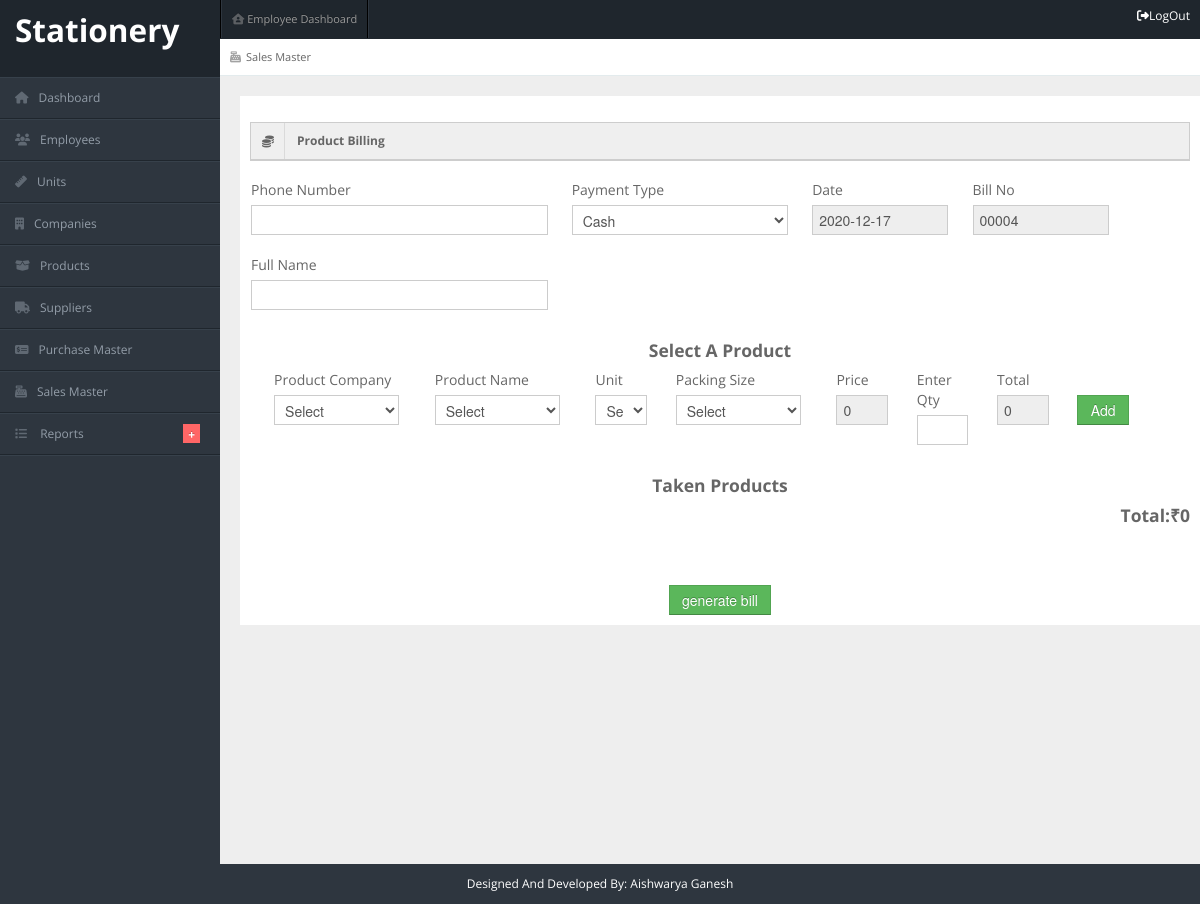
/Stationery_IMS/admin/sales_master.php, run on an earlier commit of the app's database.
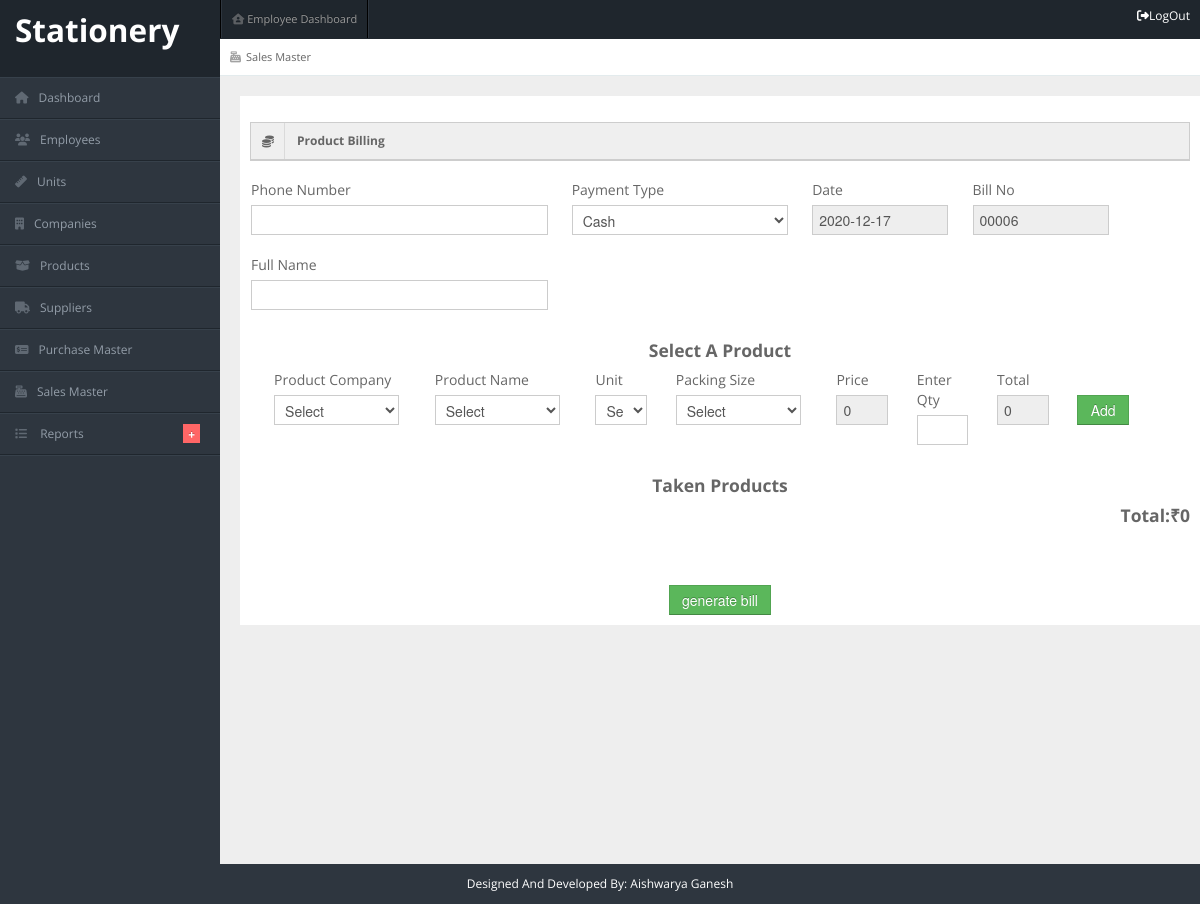
And on a later commit of the database.
### tables this page shows
CREATE TABLE `billing_header` (
  `id` int(5) NOT NULL,
  `phno` varchar(15) NOT NULL,
  `payment_method` varchar(50) NOT NULL,
  `date` date NOT NULL,
  `bill_no` varchar(10) NOT NULL,
  `username` varchar(20) NOT NULL
);

### Stationery_IMS/admin/sales_master.php (the view, shortened to what the changed rows need)
<?php
include "header.php";
include "../employee/connection.php";
$bill_id=0;
$res=mysqli_query($link,"select * from billing_header order by id desc limit 1");
while ($row=mysqli_fetch_array($res))
{
  $bill_id=$row["id"];
}
?>
    <div id="content">
      <form name="form1" action="" method="post" class="form-horizontal nopadding">
        <div class="container-fluid">
                <div class="row-fluid" style="background-color: white; min-height: 100px; padding:10px;">
                    <div class="span12">
                        <div class="widget-box">
                            <div class="widget-content nopadding">
                                <div class="span2">
                                    <br>
                                    <div>
                                        <label>Bill No</label>
                                        <input type="text" class="span12" name="billno" value="<?php echo generate_bill_no($bill_id) ?>" readonly>
                                    </div>
                                </div>
                            </div>
                        </div>
                    </div>
                </div>
        </div>
          </form>
    </div>
<?php
function generate_bill_no($id)
{
  if($id=="")
  {
    $id1 = 0;
  }
  else{
    $id1=$id;
  }
  $id1=$id1+1;
  $len=strlen($id1);
  switch($len)
  {
    case "1" : $id1 = '0000'.$id1;break;
  }
  return $id1;
}
  ?>
<?php
include "footer.php";
?>

What changed in the data, as far as the page shows it:
no longer on this page (row edited): billing_header: billno "00004"
added billing_header: billno "00006"
